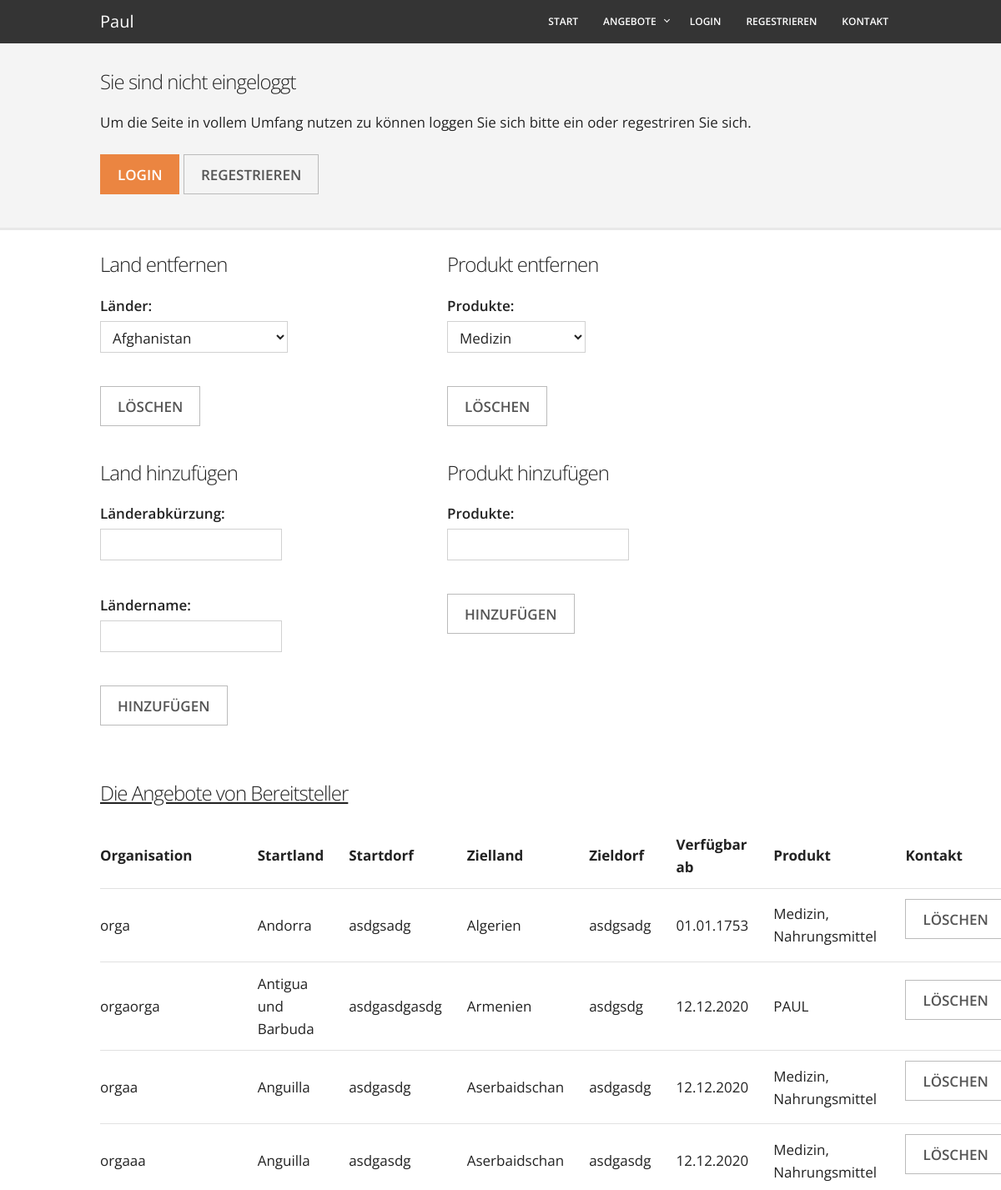
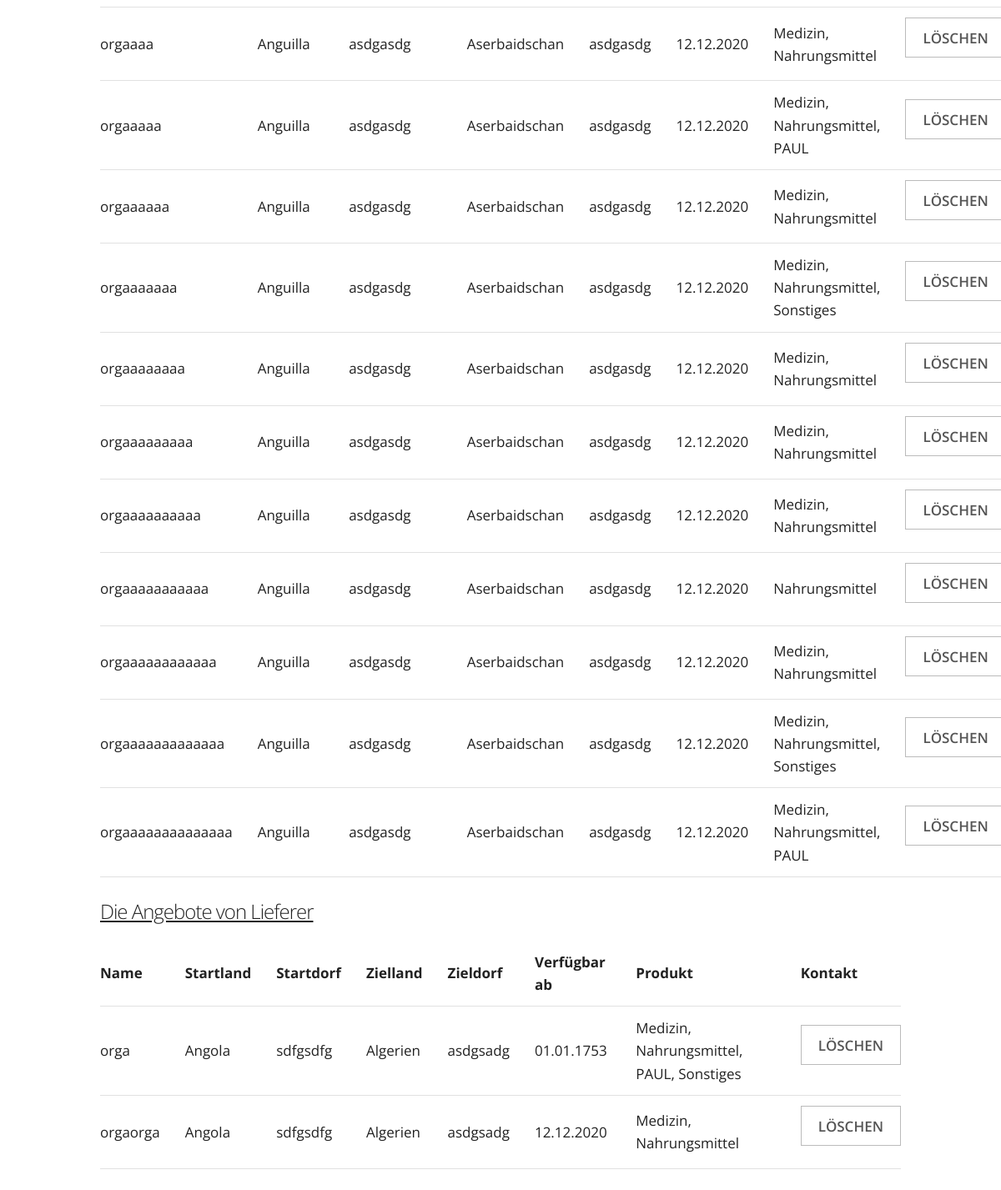
The page /Admin/adminPanel_HTML.php on the database its author committed (2 pictures, top to bottom).
### tables this page shows
CREATE TABLE `organisation_offer` (
  `ID` int(11) NOT NULL,
  `offerer` char(50) NOT NULL,
  `contact` char(50) DEFAULT NULL,
  `eMail` char(50) NOT NULL,
  `startCountry` int(11) NOT NULL,
  `startVillage` char(50) NOT NULL,
  `destinationCountry` int(11) NOT NULL,
  `destinationVillage` char(50) NOT NULL,
  `startDate` date NOT NULL,
  `endDate` date NOT NULL,
  `responsibleAcc` int(11) NOT NULL,
  `textField` varchar(3500) DEFAULT NULL
);

CREATE TABLE `countries` (
  `ID` int(11) NOT NULL,
  `abbreviation` char(6) NOT NULL,
  `countryName` char(20) NOT NULL
);

CREATE TABLE `deliverer_offer` (
  `ID` int(11) NOT NULL,
  `offerer` char(50) NOT NULL,
  `eMail` char(50) NOT NULL,
  `startCountry` int(11) NOT NULL,
  `startVillage` char(50) NOT NULL,
  `destinationCountry` int(11) NOT NULL,
  `destinationVillage` char(50) NOT NULL,
  `startDate` date NOT NULL,
  `endDate` date NOT NULL,
  `responsibleAcc` int(11) NOT NULL,
  `textField` varchar(3500) DEFAULT NULL
);

### includes/functions.php (the view, shortened to what this page needs)
<?php
function reformDatetoNormal($date){
    return (new DateTime($date))->format('d.m.Y');
}
function selectCountryDropbox(){
    try{
        global $db;
        $statementStartC = "Select countryname from countries";
        foreach ( $db->query($statementStartC) as $row){
            echo "<option value='" .$row["countryname"]. "'>" .$row["countryname"]. "</option>\n";
        }
        } catch (Exception $ex) {
        }
}
?>

### Admin/adminPanel_HTML.php (shortened to what this page needs)
<?php
$root = $_SERVER['DOCUMENT_ROOT'];
include_once ($root . "/helping_supplies/template/head.php");
include_once ($root . "/helping_supplies/template/header.php");
include '../includes/dbConnectPDO.php';
include './adminPanelFunctions.php';
?>
<div class="container">
    <div class="columns five">
        <form onSubmit="return" action="<?php echo htmlspecialchars($_SERVER["PHP_SELF"]); ?>" method="post">
            <h3>Land entfernen</h3>
            <label>Länder:</label>
            <p> <select name="startCountry" >
                    <?php
                    selectCountryDropbox();
                    ?>
                </select>
            </p>
            <input type="submit" value="Löschen">
        </form>
        <form onSubmit="return" action="<?php echo htmlspecialchars($_SERVER["PHP_SELF"]); ?>" method="post">
            <h3>Land hinzufügen</h3>
            <p>
                <label>Länderabkürzung: </label>
                <input type="text" name="abbreviation" value="<?php if (isset($_POST["abbreviation"])) echo $_POST["abbreviation"]; ?>" required="required" />
            </p>
            <p>
                <label>Ländername: </label>
                <input type="text" name="country" value="<?php if (isset($_POST["country"])) echo $_POST["country"]; ?>" required="required" />
            </p>
            <input type="submit" value="Hinzufügen">
        </form>
    </div>
    <div class="columns five">
        <form onSubmit="return" action="<?php echo htmlspecialchars($_SERVER["PHP_SELF"]); ?>" method="post">
            <h3>Produkt entfernen</h3>
            <label>Produkte:</label>
            <p> <select name="product" >
                </select>
            </p>
            <input type="submit" value="Löschen">
        </form>
        <form onSubmit="return" action="<?php echo htmlspecialchars($_SERVER["PHP_SELF"]); ?>" method="post">
            <h3>Produkt hinzufügen</h3>
            <label>Produkte:</label>
            <p><input type="text" name="productAdd"> </p>
            <input type="submit" value="Hinzufügen">
        </form>
    </div>
</div>
<div class="container">
    <h3><u>Die Angebote von Bereitsteller</u></h3>
    <table style="width: 100%">
        <tr align="left">
            <th>Organisation</th>
            <th>Startland</th>
            <th>Startdorf</th>
            <th>Zielland</th>
            <th>Zieldorf</th>
            <th>Verfügbar ab</th>
            <th>Produkt</th>
            <th>Kontakt</th>
        </tr>
        <?php
        $statement = getAllOrga();
        $id = -1;
        $test = $db->query($statement);
        $test->fetch();
        foreach ($iter = $db->query($statement) as $row)
         {
            if ($id != htmlspecialchars($row['id'])) {
                $id = htmlspecialchars($row['id']);
                echo "<form onSubmit=\"return\" action=\"" . htmlspecialchars($_SERVER["PHP_SELF"]) . "\" method=\"post\">";
                echo "<tr align=\"left\">\n";
                echo "<td>" . htmlspecialchars($row['offerer']) . "</td>\n";
                echo "<td>" . htmlspecialchars($row['startCountry']) . "</td>\n";
                echo "<td>" . htmlspecialchars($row['startVillage']) . "</td>\n";
                echo "<td>" . htmlspecialchars($row['destCountry']) . "</td>\n";
                echo "<td>" . htmlspecialchars($row['destinationVillage']) . "</td>\n";
                echo "<td>" . reformDatetoNormal(htmlspecialchars($row['startDate'])) . "</td>\n";
                echo "<td>";
                do {
                    echo htmlspecialchars($row['pr']);
                    if (($temp = $test->fetchColumn()) == $id) {
                        $row = $iter->fetch();
                        echo ", ";
                    } else {
                        break;
                    }
                } while (true);
                echo "</td>\n";
                echo "<td>" . "<input type=\"submit\" value=\"Löschen\" name=\"delete\" onclick=\"return confirm('Eintrag wirklich löschen?');this.parentNode.removeChild(this);\"></td>\n";
                echo "</tr>";
                echo "</form>";
            }
        }
        ?>
    </table>
    <h3><u>Die Angebote von Lieferer</u></h3>
    <table style="width: 100%">
        <tr align="left">
            <th>Name</th>
            <th>Startland</th>
            <th>Startdorf</th>
            <th>Zielland</th>
            <th>Zieldorf</th>
            <th>Verfügbar ab</th>
            <th>Produkt</th>
            <th>Kontakt</th>
        </tr>
        <?php
        $statement = getAllDeliverer();
        $id = -1;
        $test = $db->query($statement);
        $test->fetch();
        foreach ($iter = $db->query($statement) as $row)
         {
            if ($id != htmlspecialchars($row['id'])) {
                $id = htmlspecialchars($row['id']);
                echo "<form onSubmit=\"return\" action=\"" . htmlspecialchars($_SERVER["PHP_SELF"]) . "\" method=\"post\">";
                echo "<tr align=\"left\">\n";
                echo "<td>" . htmlspecialchars($row['offerer']) . "</td>\n";
                echo "<td>" . htmlspecialchars($row['startCountry']) . "</td>\n";
                echo "<td>" . htmlspecialchars($row['startVillage']) . "</td>\n";
                echo "<td>" . htmlspecialchars($row['destCountry']) . "</td>\n";
                echo "<td>" . htmlspecialchars($row['destinationVillage']) . "</td>\n";
                echo "<td>" . reformDatetoNormal(htmlspecialchars($row['startDate'])) . "</td>\n";
                echo "<td>";
                do {
                    echo htmlspecialchars($row['pr']);
                    if (($temp = $test->fetchColumn()) == $id) {
                        $row = $iter->fetch();
                        echo ", ";
                    } else {
                        break;
                    }
                } while (true);
                echo "</td>\n";
                echo "<td>" . "<input type=\"submit\" value=\"Löschen\" name=\"delete\" onclick=\"return confirm('Eintrag wirklich löschen?');this.parentNode.removeChild(this);\"></td>\n";
                echo "</tr>";
                echo "</form>";
            }
        }
        ?>
    </table>
</div>
</body>
</html>

### css/skeleton.css (style rules this page uses)
.container { position: relative; width: 100%; max-width: 960px; margin: 0 auto; padding: 0 20px; box-sizing: border-box; }
.column, .columns { width: 100%; float: left; box-sizing: border-box; }
@media (min-width: 400px) { .container { width: 85%; padding: 0; } }
@media (min-width: 550px) { .container { width: 80%; } }
@media (min-width: 550px) { .column, .columns { margin-left: 4%; } }
@media (min-width: 550px) { .column:first-child, .columns:first-child { margin-left: 0; } }
@media (min-width: 550px) { .five.columns { width: 39.3333333333%; } }
html { font-size: 62.5%; }
body { font-size: 1.7em; line-height: 1.6; font-weight: 400; font-family: 'Open Sans', "HelveticaNeue", "Helvetica Neue", Helvetica, Arial, sans-serif; color: #222; }
h1, h2, h3, h4, h5, h6 { margin-top: 0; margin-bottom: 2rem; font-weight: 300; }
h3 { font-size: 2.4rem; line-height: 1.3; letter-spacing: -.1rem; }
p { margin-top: 0; }
.button, button, input[type="submit"], input[type="reset"], input[type="button"] { display: inline-block; height: 48px; padding: 0 20px; color: #555; text-align: center; font-weight: 600; line-height: 48px; text-transform: uppercase; text-decoration: none; white-space: nowrap; background-color: transparent; border: 1px solid #bbb; cursor: pointer; box-sizing: border-box; }
input[type="email"], input[type="number"], input[type="search"], input[type="text"], input[type="tel"], input[type="url"], input[type="password"], textarea, select { height: 38px; padding: 6px 10px; background-color: #fff; border: 1px solid #D1D1D1; box-shadow: none; box-sizing: border-box; }
input[type="email"], input[type="number"], input[type="search"], input[type="text"], input[type="tel"], input[type="url"], input[type="password"], textarea { -webkit-appearance: none; -moz-appearance: none; appearance: none; }
label, legend { display: block; margin-bottom: .5rem; font-weight: 600; }
th, td { padding: 12px 15px; text-align: left; border-bottom: 1px solid #E1E1E1; }
th:first-child, td:first-child { padding-left: 0; }
th:last-child, td:last-child { padding-right: 0; }
input, textarea, select, fieldset { margin-bottom: 1.5rem; }
pre, blockquote, dl, figure, table, p, ul, ol, form { margin-bottom: 2.5rem; }
.container:after, .row:after, .u-cf { content: ""; display: table; clear: both; }

### rows shown on the page
organisation_offer: offerer "orga", startCountry.countryName "Andorra", startVillage "asdgsadg", destinationCountry.countryName "Algerien", destinationVillage "asdgsadg", startDate "01.01.1753", pr "Medizin", pr "Nahrungsmittel"
organisation_offer: offerer "orgaorga", startCountry.countryName "Antigua und Barbuda", startVillage "asdgasdgasdg", destinationCountry.countryName "Armenien", destinationVillage "asdgsdg", startDate "12.12.2020", pr "PAUL"
organisation_offer: offerer "orgaa", startCountry.countryName "Anguilla", startVillage "asdgasdg", destinationCountry.countryName "Aserbaidschan", destinationVillage "asdgasdg", startDate "12.12.2020", pr "Medizin", pr "Nahrungsmittel"
organisation_offer: offerer "orgaaa", startCountry.countryName "Anguilla", startVillage "asdgasdg", destinationCountry.countryName "Aserbaidschan", destinationVillage "asdgasdg", startDate "12.12.2020", pr "Medizin", pr "Nahrungsmittel"
organisation_offer: offerer "orgaaaa", startCountry.countryName "Anguilla", startVillage "asdgasdg", destinationCountry.countryName "Aserbaidschan", destinationVillage "asdgasdg", startDate "12.12.2020", pr "Medizin", pr "Nahrungsmittel"
organisation_offer: offerer "orgaaaaa", startCountry.countryName "Anguilla", startVillage "asdgasdg", destinationCountry.countryName "Aserbaidschan", destinationVillage "asdgasdg", startDate "12.12.2020", pr "Medizin", pr "Nahrungsmittel", pr "PAUL"
organisation_offer: offerer "orgaaaaaa", startCountry.countryName "Anguilla", startVillage "asdgasdg", destinationCountry.countryName "Aserbaidschan", destinationVillage "asdgasdg", startDate "12.12.2020", pr "Medizin", pr "Nahrungsmittel"
organisation_offer: offerer "orgaaaaaaa", startCountry.countryName "Anguilla", startVillage "asdgasdg", destinationCountry.countryName "Aserbaidschan", destinationVillage "asdgasdg", startDate "12.12.2020", pr "Medizin", pr "Nahrungsmittel", pr "Sonstiges"
organisation_offer: offerer "orgaaaaaaaa", startCountry.countryName "Anguilla", startVillage "asdgasdg", destinationCountry.countryName "Aserbaidschan", destinationVillage "asdgasdg", startDate "12.12.2020", pr "Medizin", pr "Nahrungsmittel"
organisation_offer: offerer "orgaaaaaaaaa", startCountry.countryName "Anguilla", startVillage "asdgasdg", destinationCountry.countryName "Aserbaidschan", destinationVillage "asdgasdg", startDate "12.12.2020", pr "Medizin", pr "Nahrungsmittel"
organisation_offer: offerer "orgaaaaaaaaaa", startCountry.countryName "Anguilla", startVillage "asdgasdg", destinationCountry.countryName "Aserbaidschan", destinationVillage "asdgasdg", startDate "12.12.2020", pr "Medizin", pr "Nahrungsmittel"
organisation_offer: offerer "orgaaaaaaaaaaa", startCountry.countryName "Anguilla", startVillage "asdgasdg", destinationCountry.countryName "Aserbaidschan", destinationVillage "asdgasdg", startDate "12.12.2020", pr "Nahrungsmittel"
organisation_offer: offerer "orgaaaaaaaaaaaa", startCountry.countryName "Anguilla", startVillage "asdgasdg", destinationCountry.countryName "Aserbaidschan", destinationVillage "asdgasdg", startDate "12.12.2020", pr "Medizin", pr "Nahrungsmittel"
organisation_offer: offerer "orgaaaaaaaaaaaaa", startCountry.countryName "Anguilla", startVillage "asdgasdg", destinationCountry.countryName "Aserbaidschan", destinationVillage "asdgasdg", startDate "12.12.2020", pr "Medizin", pr "Nahrungsmittel", pr "Sonstiges"
organisation_offer: offerer "orgaaaaaaaaaaaaaa", startCountry.countryName "Anguilla", startVillage "asdgasdg", destinationCountry.countryName "Aserbaidschan", destinationVillage "asdgasdg", startDate "12.12.2020", pr "Medizin", pr "Nahrungsmittel", pr "PAUL"
deliverer_offer: offerer "orga", startCountry.countryName "Angola", startVillage "sdfgsdfg", destinationCountry.countryName "Algerien", destinationVillage "asdgsadg", startDate "01.01.1753", pr "Medizin", pr "Nahrungsmittel", pr "PAUL", pr "Sonstiges"
deliverer_offer: offerer "orgaorga", startCountry.countryName "Angola", startVillage "sdfgsdfg", destinationCountry.countryName "Algerien", destinationVillage "asdgsadg", startDate "12.12.2020", pr "Medizin", pr "Nahrungsmittel"

### other values the page prints
form field startCountry "Afghanistan"
form field product "Medizin"
